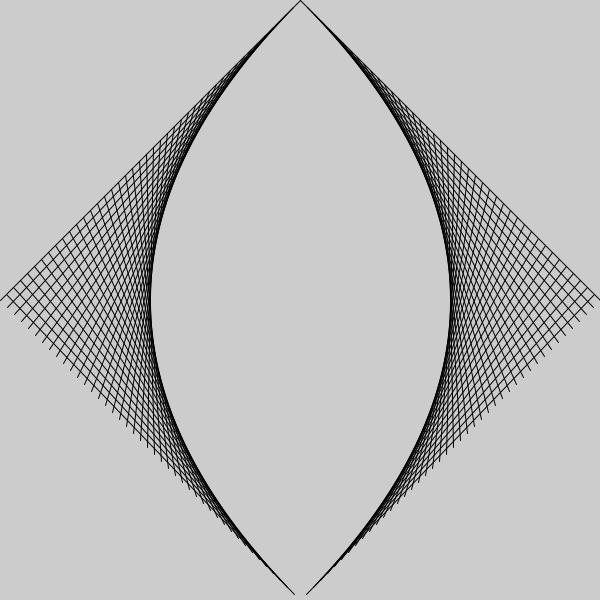
Frame 1 (no input)
Frame 60 (the mouse pressed at the canvas centre just before this capture): identical to frame 1, image omitted
Frame 120 (the mouse held since frame 60 and released just before this capture): identical to frame 1, image omitted

The Processing sketch that drew this single still picture (run headless with seeded random() and noise(); from frame 60 on, the mouse is pressed at the canvas centre):

// Processing sketch: processing_129141
// ── processing_129141.pde

int i = 300;
int j = 0;
int k = 600;
int l = 300;
int m = 300;
int n = 0;
int o = 0;
int p = 300;
void setup (){
  size(600,600);
}

void draw(){
while(i<600){
 line(i,j,k,l);
 i=i+7;
 j=j+7;
 k=k-7;
 l=l+7;

}
while(m>0){
 line(m,n,o,p);
 m=m-7;
 n=n+7;
 o=o+7;
 p=p+7;
}

}
